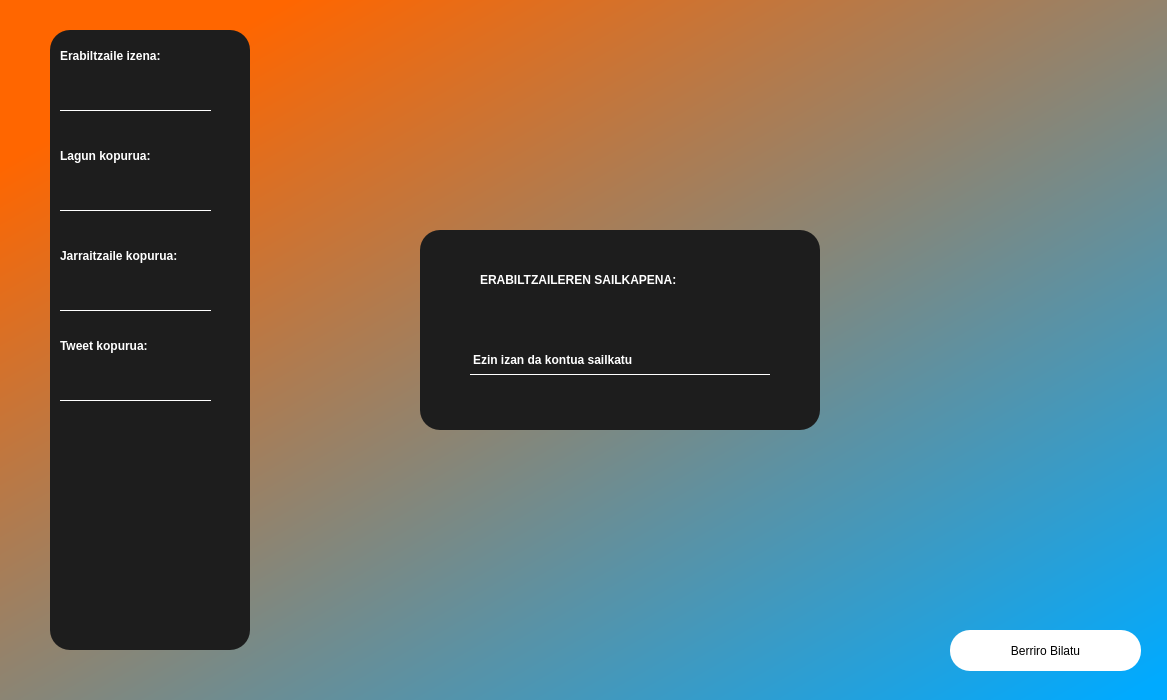
<?xml version="1.0" encoding="UTF-8"?>
<ui version="4.0">
 <class>Dialog</class>
 <widget class="QDialog" name="Dialog">
  <property name="geometry">
   <rect>
    <x>0</x>
    <y>0</y>
    <width>1167</width>
    <height>700</height>
   </rect>
  </property>
  <property name="windowTitle">
   <string>Dialog</string>
  </property>
  <widget class="QWidget" name="bgwidget" native="true">
   <property name="geometry">
    <rect>
     <x>0</x>
     <y>0</y>
     <width>1200</width>
     <height>700</height>
    </rect>
   </property>
   <property name="styleSheet">
    <string notr="true">QWidget#bgwidget{
background-color:qlineargradient(spread:pad, x1:0.123847, y1:0.113, x2:0.966, y2:0.965909, stop:0 rgba(255, 102, 0, 255), stop:1 rgba(0, 170, 255, 255))
}</string>
   </property>
   <widget class="QWidget" name="butonwidget" native="true">
    <property name="geometry">
     <rect>
      <x>50</x>
      <y>30</y>
      <width>200</width>
      <height>620</height>
     </rect>
    </property>
    <property name="styleSheet">
     <string notr="true">QWidget#butonwidget{
background-color:#1d1d1d;
border-radius:20px
}

QLabel#izenalbl{
color:rgb(255, 255, 255);
font: 16pt &quot;Calibri&quot;;
font-weight:bold;
}
QLabel#lagunlbl{
color:rgb(255, 255, 255);
font: 16pt &quot;Calibri&quot;;
font-weight:bold;
}
QLabel#jarraitzailelbl{
color:rgb(255, 255, 255);
font: 16pt &quot;Calibri&quot;;
font-weight:bold;
}
QLabel#tweetlbl{
color:rgb(255, 255, 255);
font: 16pt &quot;Calibri&quot;;
font-weight:bold;
}

QLabel#izena2lbl{
background:transparent;
border:none;
border-bottom:1px solid white;
color:rgb(255, 255, 255);
font: 14pt &quot;Calibri&quot;;
font-weight:bold;
}

QLabel#lagun2lbl{
background:transparent;
border:none;
border-bottom:1px solid white;
color:rgb(255, 255, 255);
font: 14pt &quot;Calibri&quot;;
font-weight:bold;
}

QLabel#jarraitzaile2lbl{
background:transparent;
border:none;
border-bottom:1px solid white;
color:rgb(255, 255, 255);
font: 14pt &quot;Calibri&quot;;
font-weight:bold;
}

QLabel#tweet2lbl{
background:transparent;
border:none;
border-bottom:1px solid white;
color:rgb(255, 255, 255);
font: 14pt &quot;Calibri&quot;;
font-weight:bold;
}

</string>
    </property>
    <widget class="QLabel" name="izenalbl">
     <property name="geometry">
      <rect>
       <x>10</x>
       <y>10</y>
       <width>151</width>
       <height>31</height>
      </rect>
     </property>
     <property name="styleSheet">
      <string notr="true"/>
     </property>
     <property name="text">
      <string>Erabiltzaile izena:</string>
     </property>
    </widget>
    <widget class="QLabel" name="lagunlbl">
     <property name="geometry">
      <rect>
       <x>10</x>
       <y>110</y>
       <width>151</width>
       <height>31</height>
      </rect>
     </property>
     <property name="styleSheet">
      <string notr="true">QLabel#izenalbl{
color:rgb(255, 255, 255);
font: 16pt &quot;Calibri&quot;;
font-weight:bold;
}</string>
     </property>
     <property name="text">
      <string>Lagun kopurua:</string>
     </property>
    </widget>
    <widget class="QLabel" name="jarraitzailelbl">
     <property name="geometry">
      <rect>
       <x>10</x>
       <y>210</y>
       <width>181</width>
       <height>31</height>
      </rect>
     </property>
     <property name="styleSheet">
      <string notr="true">QLabel#izenalbl{
color:rgb(255, 255, 255);
font: 16pt &quot;Calibri&quot;;
font-weight:bold;
}</string>
     </property>
     <property name="text">
      <string>Jarraitzaile kopurua:</string>
     </property>
    </widget>
    <widget class="QLabel" name="tweetlbl">
     <property name="geometry">
      <rect>
       <x>10</x>
       <y>300</y>
       <width>151</width>
       <height>31</height>
      </rect>
     </property>
     <property name="styleSheet">
      <string notr="true">QLabel#izenalbl{
color:rgb(255, 255, 255);
font: 16pt &quot;Calibri&quot;;
font-weight:bold;
}</string>
     </property>
     <property name="text">
      <string>Tweet kopurua:</string>
     </property>
    </widget>
    <widget class="QLabel" name="izena2lbl">
     <property name="geometry">
      <rect>
       <x>10</x>
       <y>50</y>
       <width>151</width>
       <height>31</height>
      </rect>
     </property>
     <property name="styleSheet">
      <string notr="true"/>
     </property>
     <property name="text">
      <string/>
     </property>
    </widget>
    <widget class="QLabel" name="jarraitzaile2lbl">
     <property name="geometry">
      <rect>
       <x>10</x>
       <y>250</y>
       <width>151</width>
       <height>31</height>
      </rect>
     </property>
     <property name="styleSheet">
      <string notr="true"/>
     </property>
     <property name="text">
      <string/>
     </property>
    </widget>
    <widget class="QLabel" name="lagun2lbl">
     <property name="geometry">
      <rect>
       <x>10</x>
       <y>150</y>
       <width>151</width>
       <height>31</height>
      </rect>
     </property>
     <property name="styleSheet">
      <string notr="true"/>
     </property>
     <property name="text">
      <string/>
     </property>
    </widget>
    <widget class="QLabel" name="tweet2lbl">
     <property name="geometry">
      <rect>
       <x>10</x>
       <y>340</y>
       <width>151</width>
       <height>31</height>
      </rect>
     </property>
     <property name="styleSheet">
      <string notr="true"/>
     </property>
     <property name="text">
      <string/>
     </property>
    </widget>
   </widget>
   <widget class="QWidget" name="butonwidget_2" native="true">
    <property name="geometry">
     <rect>
      <x>420</x>
      <y>230</y>
      <width>400</width>
      <height>200</height>
     </rect>
    </property>
    <property name="styleSheet">
     <string notr="true">QWidget#butonwidget_2{
background-color:#1d1d1d;
border-radius:20px
}

QLabel#sailkapenalbl{
color:rgb(255, 255, 255);
font: 16pt &quot;Calibri&quot;;
font-weight:bold;
}

QLabel#sailkapenalbl2{
background:transparent;
border:none;
border-bottom:1px solid white;
color:rgb(255, 255, 255);
font: 14pt &quot;Calibri&quot;;
font-weight:bold;
}</string>
    </property>
    <widget class="QLabel" name="sailkapenalbl">
     <property name="geometry">
      <rect>
       <x>60</x>
       <y>40</y>
       <width>280</width>
       <height>20</height>
      </rect>
     </property>
     <property name="styleSheet">
      <string notr="true">QLabel#bilatulbl{
color:rgb(255, 255, 255);
font: 16pt &quot;Calibri&quot;;
font-weight:bold;
}</string>
     </property>
     <property name="text">
      <string>ERABILTZAILEREN SAILKAPENA:</string>
     </property>
    </widget>
    <widget class="QLabel" name="sailkapenalbl2">
     <property name="geometry">
      <rect>
       <x>50</x>
       <y>115</y>
       <width>300</width>
       <height>30</height>
      </rect>
     </property>
     <property name="styleSheet">
      <string notr="true">QLabel#bilatulbl{
color:rgb(255, 255, 255);
font: 16pt &quot;Calibri&quot;;
font-weight:bold;
}</string>
     </property>
     <property name="text">
      <string>Ezin izan da kontua sailkatu</string>
     </property>
    </widget>
   </widget>
   <widget class="QPushButton" name="berrirobilatubtn">
    <property name="geometry">
     <rect>
      <x>950</x>
      <y>630</y>
      <width>191</width>
      <height>41</height>
     </rect>
    </property>
    <property name="styleSheet">
     <string notr="true">QPushButton#berrirobilatubtn{
border-radius:20px;
background-color:rgb(255, 255, 255);
font: 16pt &quot;Calibri&quot;;
}

QPushButton#berrirobilatubtn:hover{
border-radius:20px;
background-color:rgb(179, 179, 179);
font: 16pt &quot;Calibri&quot;;
font-weight:bold;
}</string>
    </property>
    <property name="text">
     <string>Berriro Bilatu</string>
    </property>
   </widget>
  </widget>
 </widget>
 <resources>
  <include location="source.qrc"/>
 </resources>
 <connections/>
</ui>
